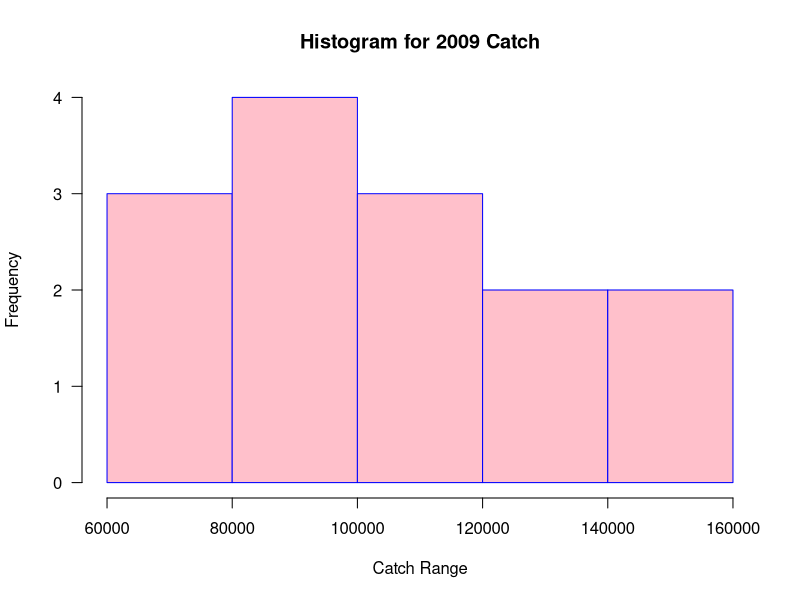
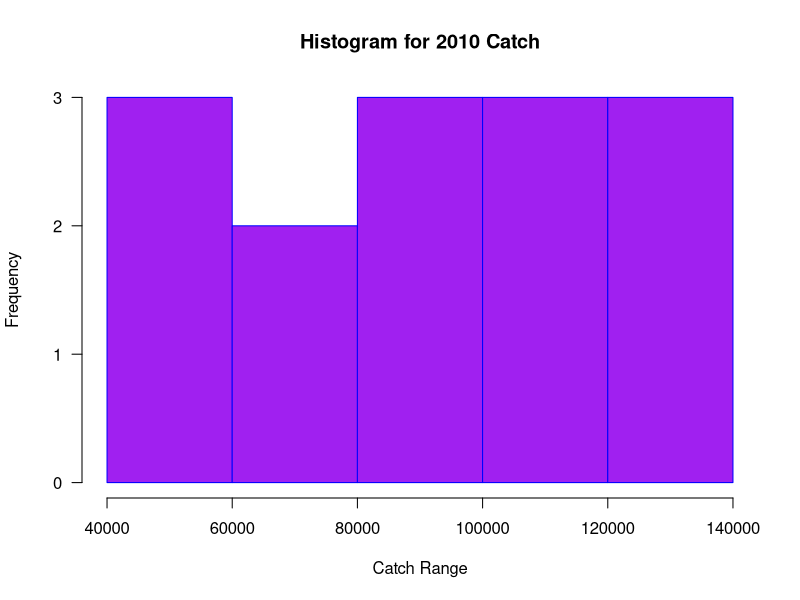
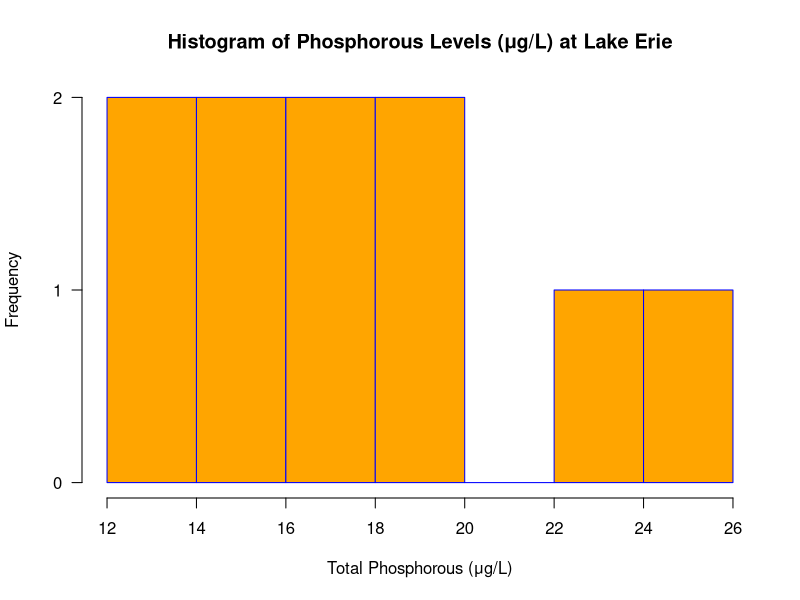
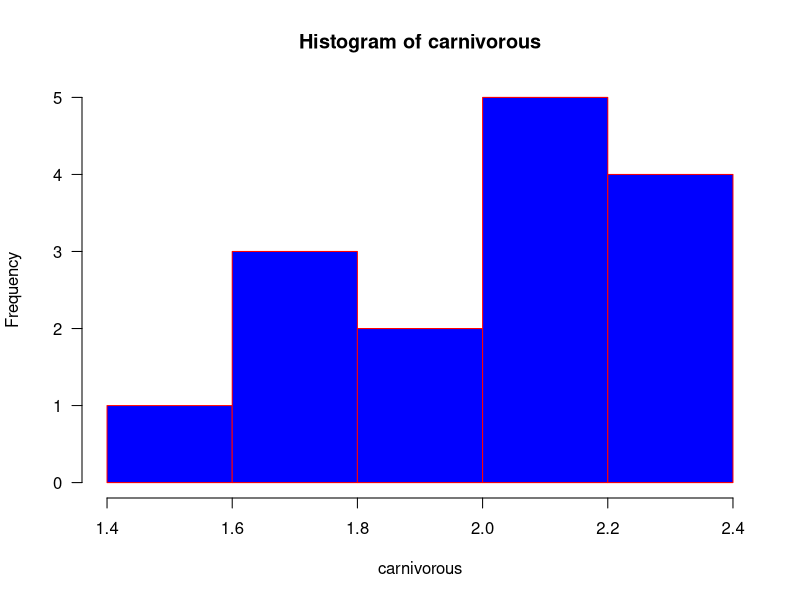
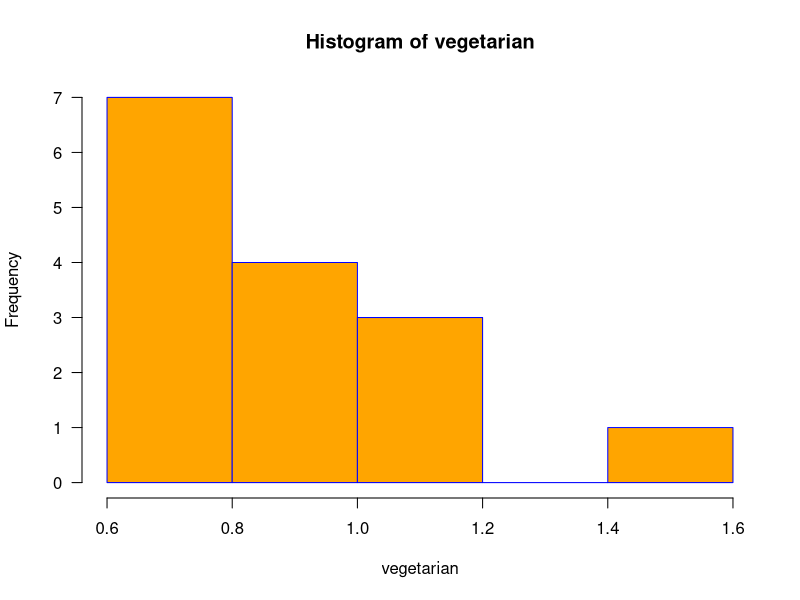

The R source for these figures, in order:
## ---- chunk 1
knitr::opts_chunk$set(echo = TRUE)
## ---- chunk 2
#A)State the null and alternative hypotheses? 
#HO: There is no difference between the two groupsdent
#HA: There is a difference between the two groups
## ---- chunk 3
#B)Create a histogram of the data. 
data <- read.csv('hw2.1.csv')
data$VillageCode <- as.numeric(data$VillageCode)
data
hist(data$catch1,
     main="Histogram for 2009 Catch", 
     xlab="Catch Range", 
     border="blue", 
     col="pink",
     las=1, 
     breaks=5)
hist(data$catch2,
main="Histogram for 2010 Catch", 
     xlab="Catch Range", 
     border="blue", 
     col="purple",
     las=1, 
     breaks=5)
## ---- chunk 4
#C)Explain what type of test should be used to test the hypothesis.
#The type of test that should be used to test the hypothesis is a paired two #sample t-test for independence because because we are trying to determine if #there is a difference betweeb the two catch groups. Before and after studies #commonly use paired t-tests to show how a specific population changes with the #application of some treatment, in thise case it is the oilspill. 
## ---- chunk 5
#D)Run the appropriate test, and display the summary output
data
catch1 = data$catch1
catch2 = data$catch2
t.test(catch1, catch2, paired=TRUE, conf.level=0.95)

## ---- chunk 6
#E)Explicitly state the critical and observed value of the test statistic.
qt(0.95,13)
## ---- chunk 7
#F) Indicate what conclusion you would draw from the hypothesis test.
#because the pvalue is less than 0.05, we will need to reject the null #hypothesis. therefore, There is a difference between the two groups.  
## ---- chunk 8
#A)State the null and alternative hypotheses? 
#HO: The total number of phosphorous in Lake Erie is not less the maximum of #15μg/L
#HA: The total number of phosphorous in Lake Erie is less the maximum of #15μg/L
## ---- chunk 9
#B)Create a histogram of the data. 
data2 <- read.csv('hw2.2.csv') 
hist(data2$TotalPhos,
     main="Histogram of Phosphorous Levels (μg/L) at Lake Erie",
     xlab="Total Phosphorous (μg/L)",
     border="blue",
     col="orange",
     las=1,
     breaks=5)
    
## ---- chunk 10
#c) Explain what type of test should be used to test the hypothesis.
#the type of test that should be used is a one sample t-test. A one-sample #t-test compares the mean of an observed set of data to a known value. This
#test assumes that the observed data is normally distributed. 
## ---- chunk 11
#d) Run the appropriate test, and display the summary output.
data2
t.test(data2$TotalPhos, mu=15)
## ---- chunk 12
#E)Explicitly state the critical and observed value of the test statistic.
qt(0.975,9)
## ---- chunk 13
#F) Indicate what conclusion you would draw from the hypothesis test.
#since the calculated tvalue is less than the critical value, we accept the #null hypothesis. This makes sense because the total number of phosphorus level #is not less than the max of 15μg/L
## ---- chunk 14
#a) State the null and alternative hypotheses?
#HO: There is no difference between the two groups
#HA: There is a difference between the two groups
## ---- chunk 15
#b) Create a histogram of the data.
stinky =read.csv('stinkyfile.csv') 
hist(stinky$carnivorous,
     main="Histogram of carnivorous",
     xlab="carnivorous",
     border="red",
     col="blue",
     las=1,
     breaks=5)
hist(stinky$vegetarian,
     main="Histogram of vegetarian",
     xlab="vegetarian",
     border="blue",
     col="orange",
     las=1,
     breaks=5)
## ---- chunk 16
#C)Explain what type of test should be used to test the hypothesis.
#the type of test I would use is two sample t-tests. This test was used to #evaluate whether two populations have different means, and are an invaluable #tool for differentiating between the outcomes of two trials. 
## ---- chunk 17
#d) Run the appropriate test, and display the summary output.
 t.test(stinky$carnivorous, stinky$vegetarian)
## ---- chunk 18
#e) Explicitly state the critical and observed value of the test statistic.
qt(0.95,27.862)
## ---- chunk 19
#f) Indicate what conclusion you would draw from the hypothesis test.
#From the summary, p<0.05, so we reject the null hypothesis and conclude that vegetarion diet differes from the carnivorous diet in terms of growth rate of the farmed salmon.
## ---- chunk 20
#a) State the null and alternative hypotheses? 
## ---- chunk 21
#b) Create a histogram of the data. 
mydat=read.csv('thing.csv') 
## ---- chunk 22
#c) Explain what type of test should be used to test the hypothesis.
## ---- chunk 23
#d) Run the appropriate test, and display the summary output.
## ---- chunk 24
#e) Explicitly state the critical and observed value of the test statistic.
## ---- chunk 25
#f) Indicate what conclusion you would draw from the hypothesis test.
